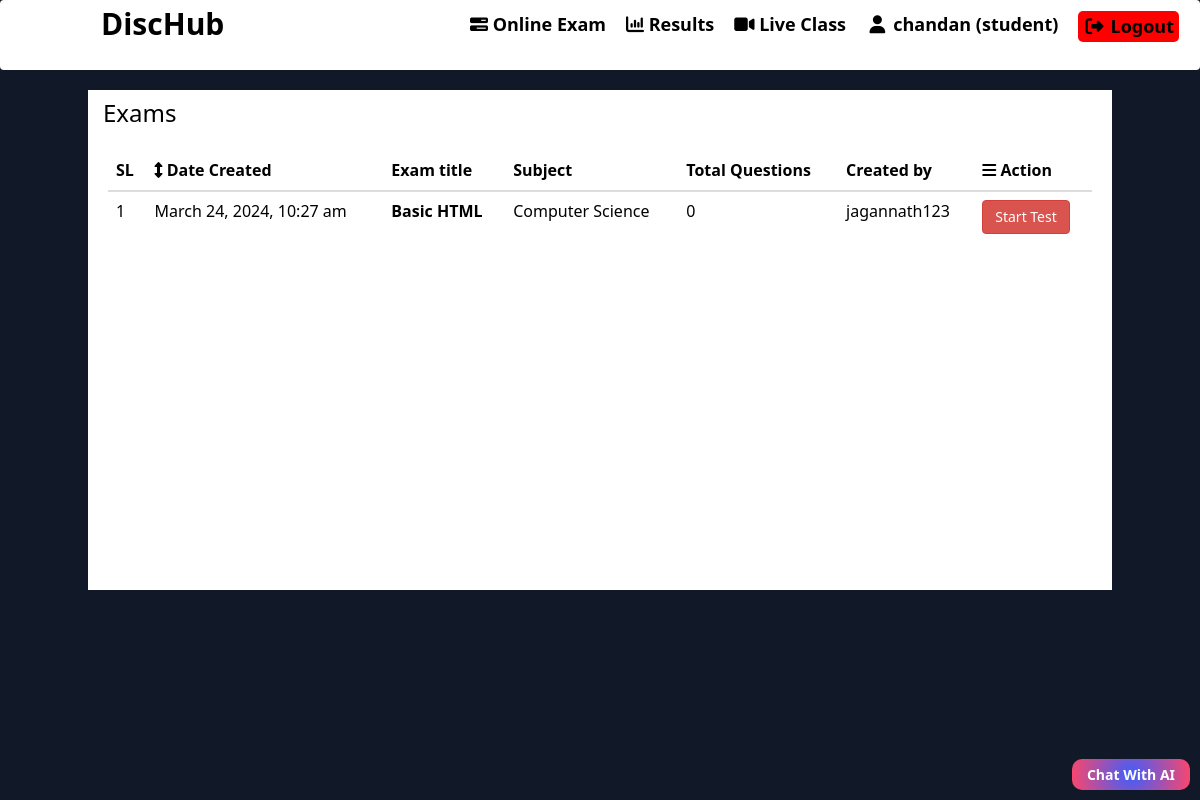
/examlist.php (signed in), run on the app's committed database.
### tables this page shows
CREATE TABLE `tbl_exam` (
  `id` int(11) NOT NULL,
  `name` varchar(50) NOT NULL,
  `subject` varchar(50) NOT NULL,
  `author` varchar(50) NOT NULL,
  `edate` timestamp NOT NULL DEFAULT current_timestamp()
);

### classes/exam.php (called while the page is built, shortened)
<?php
$filepath = realpath(dirname(__FILE__));
include_once ($filepath."/../libs/Database.php");
include_once ($filepath."/../libs/Session.php");
include_once ($filepath."/../helpers/Format.php");
Class Exam{
	private $db;
	public function __construct(){
		$this->db = new Database();
	}
	public function getAllExam(){
			$query = "SELECT * FROM tbl_exam";
			$getData = $this->db->select($query);
			if($getData){
			return $getData;
			}else{
				return false;
			}
		}
	public function getQuestionByExam($id){
			$query = "SELECT * FROM tbl_ques WHERE examid='$id'";
			$getData = $this->db->select($query);
			if ($getData) {
				return $getData->num_rows;
			}else{
				return 0;
			}
	}
	}
?>

### libs/Database.php (called while the page is built, shortened)
<?php
Class Database{
	public $host   = DB_HOST;
	public $user   = DB_USER;
	public $pass   = DB_PASS;
	public $dbname = DB_NAME;
	public $link;
	function connectDB(){
	$this->link = new mysqli($this->host, $this->user, $this->pass, $this->dbname);
 }
	public function select($query){
		$result = $this->link->query($query) or die($this->link->error.__LINE__);
		if($result->num_rows > 0){
			return $result;
		} else {
			return false;
		}
	}
}

### helpers/Format.php (called while the page is built, shortened)
<?php
class Format{
	public function formatDate($date){
		return date('F j, Y, g:i a', strtotime($date));
	}
}
?>

### libs/Session.php (called while the page is built, shortened)
<?php
class Session{
	 public static function get($key){
	 	if (isset($_SESSION[$key])) {
	 		return $_SESSION[$key];
	 	} else {
	 		return false;
	 	}
	 }
}
?>

### examlist.php (the view, shortened to what this page needs)
<?php
include_once "header1.php";
?>
<section id="examlist">
    <div class="container">
        <div class="row">
            <div class="col-md-6 examlistpad">
                <span style="font-size:24px;">Exams</span>
            </div>
        </div>
        <div class="row" id="postdetails">
            <div class="col-md-12" style="padding:20px;">
                <table class="table table-hover exlisttable" style="background:#fff">
                    <thead>
                      <tr>
                        <th>SL</th>
                        <th><i class="fa fa-arrows-v" aria-hidden="true"></i> Date Created</th>
                        <th>Exam title</th>
                        <th>Subject</th>
                        <th>Total Questions</th>
                        <th>Created by</th>
                        <th><i class="fa fa-bars" aria-hidden="true"></i> Action</th>
                      </tr>
                    </thead>
                    <tbody>
                    <?php
                    $i=0;
                    $getex= $ex->getAllExam();
                    if ($getex) {
                    while ($row = $getex->fetch_assoc()) {
                      $i++;
                      $gettotal = $ex->getQuestionByExam($row['id']);
                ?>
                      <tr>
                        <td><?php echo $i;?></td>
                        <td><?php echo $fm->formatDate($row['edate']);?></td>
                        <td><strong><a href="#"><?php echo $row['name'];?></a></strong></td>
                        <td><?php echo $row['subject'];?></td>
                        <td><?php echo $gettotal; ?></td>
                        <td><?php echo $row['author'];?></td>
                        <td>
                            <div class="left_pad">
                              <?php
                                if(Session::get("checkusertype")){
                              ?>
                              <a href="starttest.php?exid=<?php echo $row['id'];?>" class="btn btn-danger">Start Test</a>
                              <?php
                                }else{
                              ?>
                              <a href="questionlist.php?viewex=<?php echo $row['id'];?>" class="btn btn-info">View</a>
                              <?php } ?>
                            </div>
                        </td>
                      </tr>
                    <?php
                      }
                    }else{
                      echo '<tr><td class="error" colspan="5">nothing found !</td></tr>';
                    }
                    ?>
                    </tbody>
                </table>
            </div>
        </div>
    </div>
</section>
<?php
include_once "bot.php";
?>

### style.css (style rules this page uses)
body { background:#070F2B; height: 800px; }
.container { margin-top: -30px; padding-top: 5px; height: 700px; background: white; }

### header1.php (style rules this page uses)
body { background-color: #111827; font-family: 'Segoe UI', Tahoma, Geneva, Verdana, sans-serif; margin: 0; padding: 0; color: black; }

### examlist.php (style rules this page uses)
.container { height: 500px; margin-top: 20px; }

### data on the page
tbl_exam: edate "March 24, 2024, 10:27 am", name "Basic HTML", subject "Computer Science", gettotal "0", author "jagannath123"

### other printed values
Session::get('username') "chandan"
Session::get("usertype") "student"
